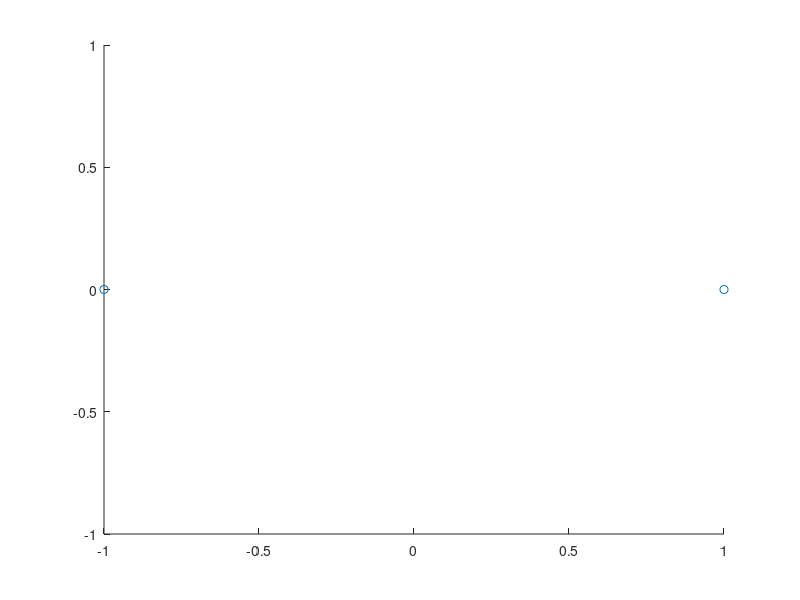

The MATLAB source for this figure: (Note: this script raises an error after producing the figure.)
clear;
% close all;
clc;
format long
tic;

myseed = 1;
rng(myseed)

T = 100;
dt = 1e-3;
t = 0:dt:T;
nt = length(t);
% omega = 1;
mu = 1;

phi0 = [1;2];
dphi0 = [0;0];

phi = zeros(2,nt);
dphi = zeros(2,nt);
phi(:,1) = phi0;
dphi(:,1) = dphi0;

figure;
x = cospi(phi(:,1));
y = sinpi(phi(:,1));
h = scatter(x,y,'o');
axis([-1 1 -1 1])

for i = 2:nt
    [phi(:,i), dphi(:,i)] = my_runge(phi(:,i-1),dphi(:,i-1),t(i),dt,mu);
    h.XData = cospi(phi(:,i));
    h.YData = sinpi(phi(:,i));
    drawnow
end

phi_diff = phi(1,:) - phi(2,:);

figure;
set(gcf, 'position', [250 70 1500 900]);
titlename = strcat('seed = ',num2str(myseed),'dt = ', num2str(dt));
% subplot(2,1,1)
% plot(t,cos(phi));
% subplot(2,1,2)
% plot(t,cos(phi_diff));
subplot(2,1,1)
plot(t,phi);
subplot(2,1,2)
plot(t,phi_diff);

toc;

function [y, dy] = my_runge(phi, dphi, t, dt, mu)
[c1,d1] = f(phi, dphi, t, mu);
[c2,d2] = f(phi+c1*dt/2, dphi+d1*dt/2, t, mu);
[c3,d3] = f(phi+c2*dt/2, dphi+d2*dt/2, t, mu);
[c4,d4] = f(phi+c3*dt, dphi+d3*dt, t, mu);
y = phi + dt*(c1+2*c2+2*c3+c4)/6;
dy = dphi + dt*(d1+2*d2+2*d3+d4)/6;
end

% function [y, dy] = f(x, dx, t, mu)
%     y = dx;
%     dy = -x + mu*(1-x.^2).*dx;
%     diff = x(1)-x(2);
%     dy(1) = dy(1) - 0.5*cos(diff*t);
%     dy(2) = dy(2) + 0.5*cos(diff*t);
% end

function [y, dy] = f(x, dx, t, mu)
    y = dx;
    dy = -x;
    temp = 2*x(1)*x(2);
    dy = dy + cos(temp);
end
